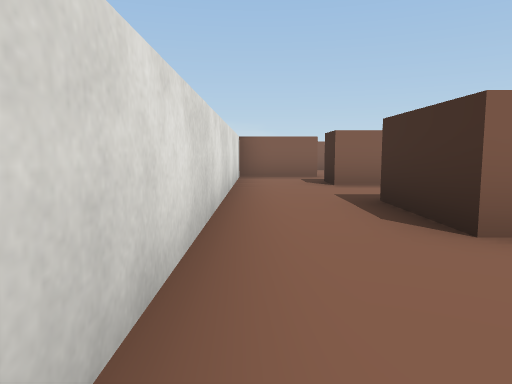
View 1 (above)

24 first-person views from a walk through a scene from a Unity 3-D project. The camera is 0.58 m above the floor, tilts 6° down and sees 70° across. The floor is counted in squares, 1 m on a side. Each view is taken from the middle of a square. On the plan, view 1 faces up. The plan holds only what a view shows up to about 10 squares ahead; the rest is blank. Some surface patterns are stand-ins.

View 2
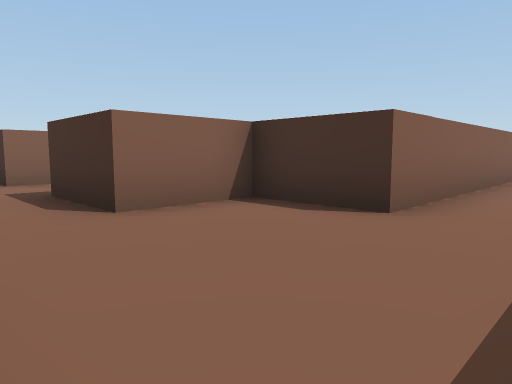

View 3
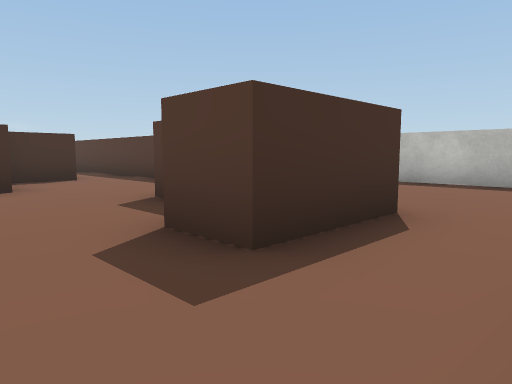

View 4
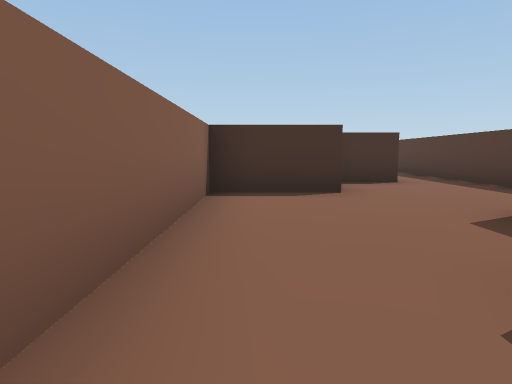

View 5
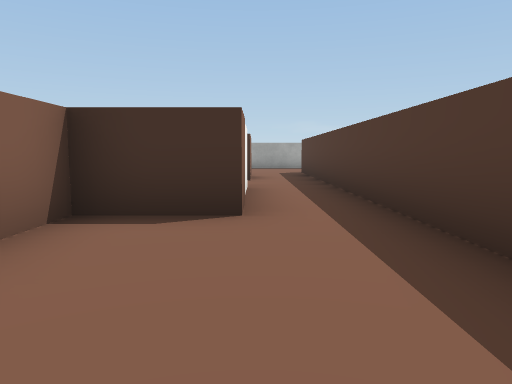

View 6
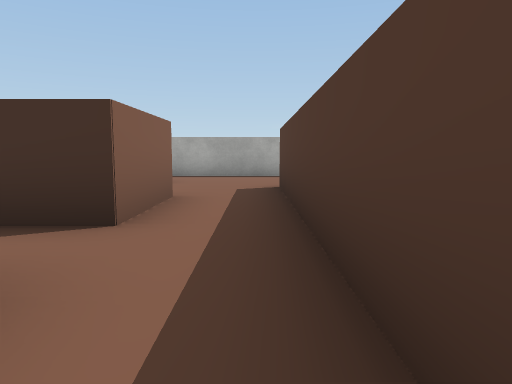

View 7
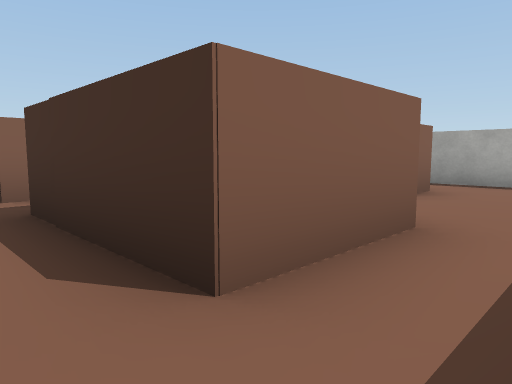

View 8
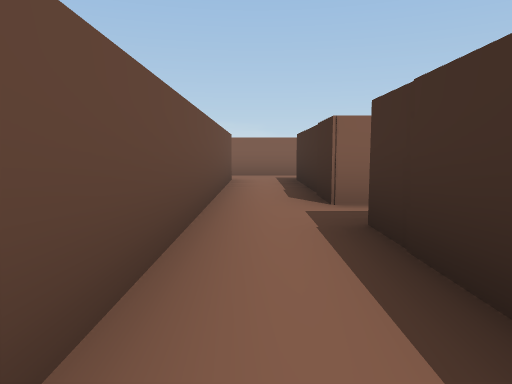

View 9
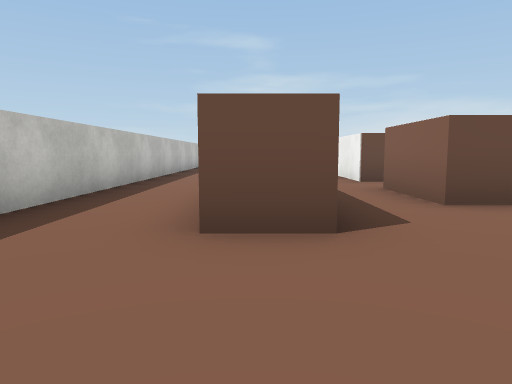

View 10
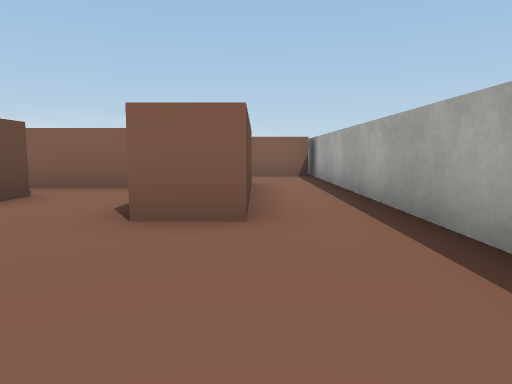

View 11
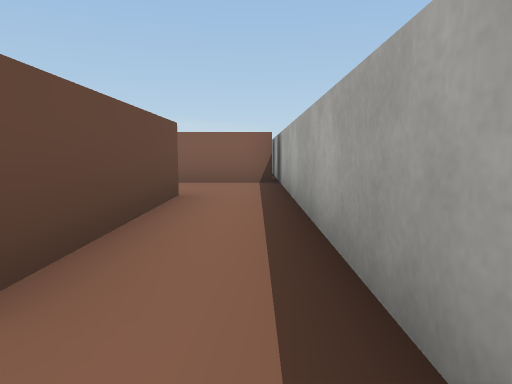

View 12
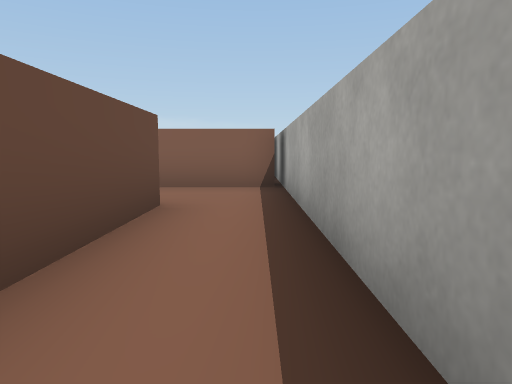

View 13
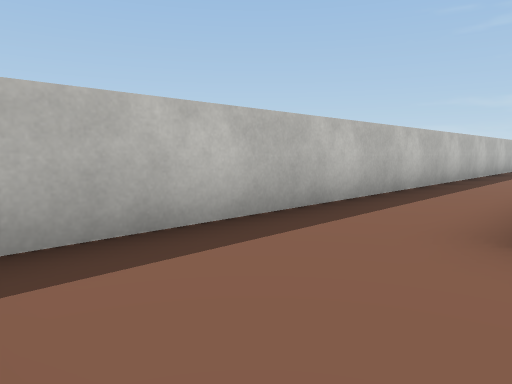

View 14
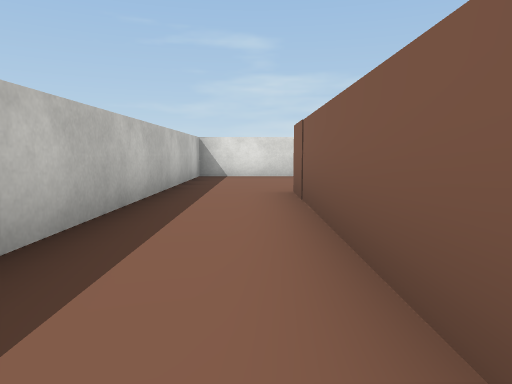

View 15
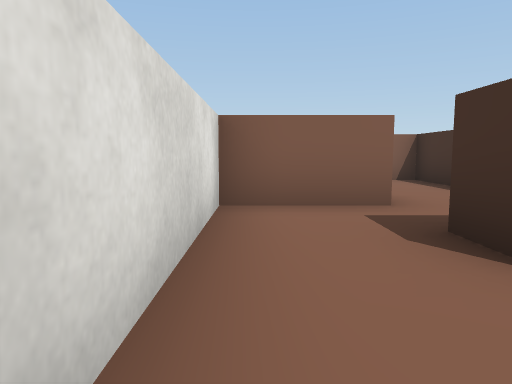

View 16
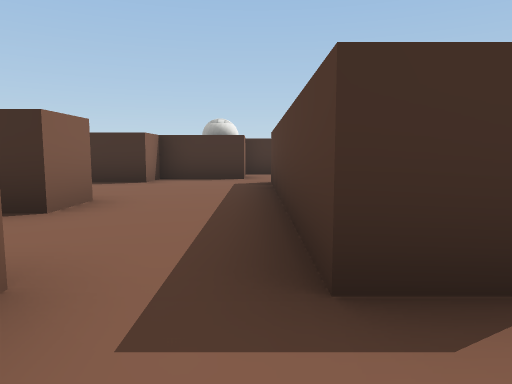

View 17
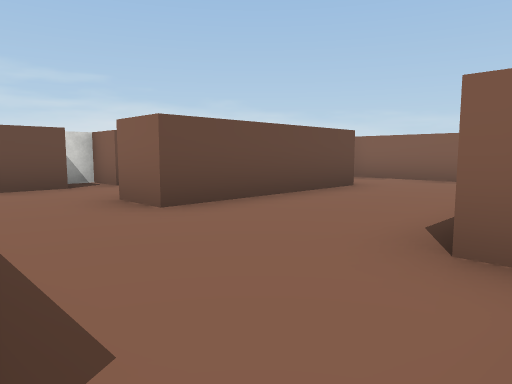

View 18
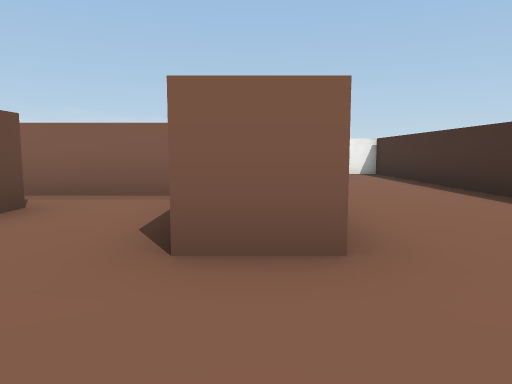

View 19
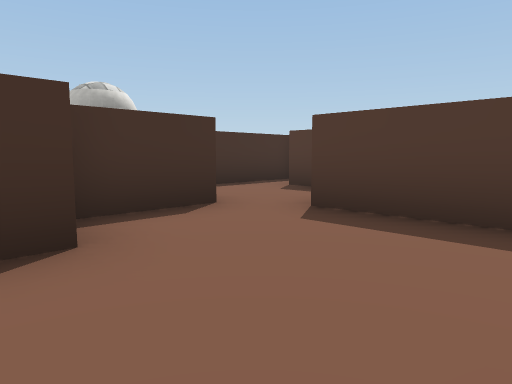

View 20
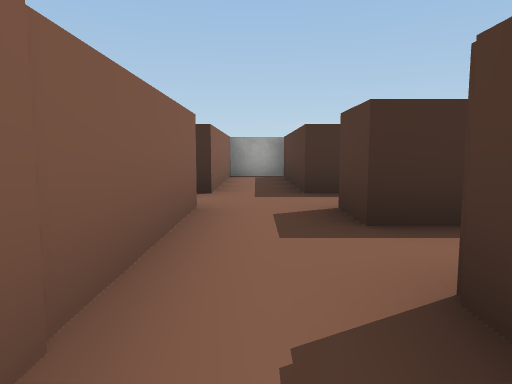

View 21
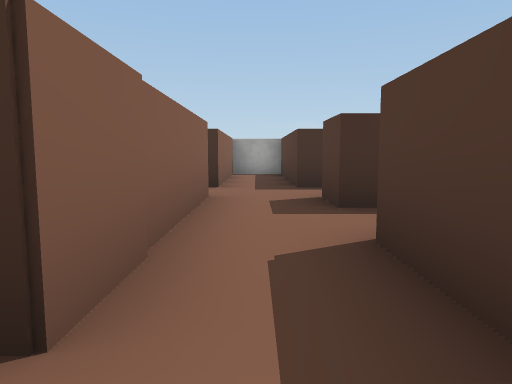

View 22
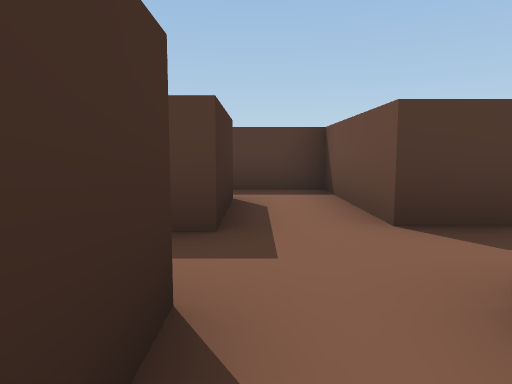

View 23
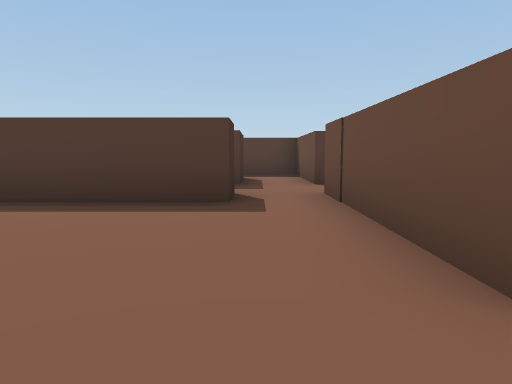

View 24
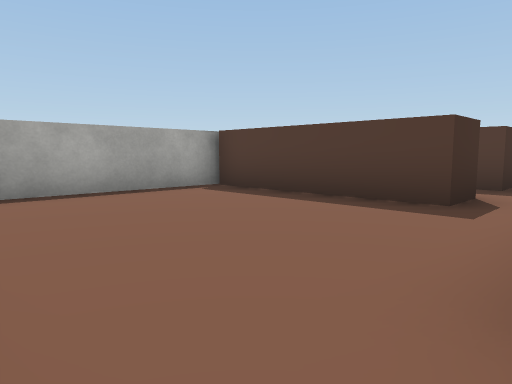

### Floor plan
Key: @ floor where view 1 was taken; # wall or solid block; . floor; B block; C capsule; O other object.
Columns run from 1 left of view 1 to 20 right of it. Each row starts with its distance up from view 1.
 18         .#     ....
 17        ..#     ......#
 16     ###..#     #.....#
 15      ....#     #.....#
 14      #...#     #.....#
 13   ####...# #####.#####
 12  OO..#...#...........#
 11  BO..#...####.##.#####
 10  BO......#O #.##.O ..#
  9  BO.......OC#.##.  ..#
  8 #...........#.###  #.#
  7 #..######...#.######.#
  6 #.......O...#.OOO. #.#
  5 #.......OOO.#.OOO.##.#
  4 #..O......  B.  O....#
  3 #..OOO....OB#.OO.....#
  2 #....O...............#
  1 #....O############...#
  0 #@......... .........
 -1 #....................
 -2 #####################

Where each view was taken, in squares from view 1:
view 1: 0 up, 0 right, facing up
view 2: 1 down, 0 right, facing up-right
view 3: 6 up, 0 right, facing down-right
view 4: 6 up, 1 right, facing right
view 5: 3 up, 5 right, facing right
view 6: 2 up, 10 right, facing right
view 7: 2 up, 12 right, facing up-right
view 8: 3 up, 12 right, facing up
view 9: 1 up, 19 right, facing left
view 10: 1 up, 18 right, facing up
view 11: 3 up, 19 right, facing up
view 12: 4 up, 19 right, facing up
view 13: 1 up, 19 right, facing down-left
view 14: 0 up, 9 right, facing left
view 15: 5 up, 0 right, facing up
view 16: 8 up, 0 right, facing right
view 17: 8 up, 8 right, facing up-left
view 18: 8 up, 4 right, facing up
view 19: 11 up, 5 right, facing down-right
view 20: 12 up, 10 right, facing right
view 21: 12 up, 9 right, facing right
view 22: 14 up, 15 right, facing down
view 23: 18 up, 15 right, facing down
view 24: 18 up, 14 right, facing down-right
